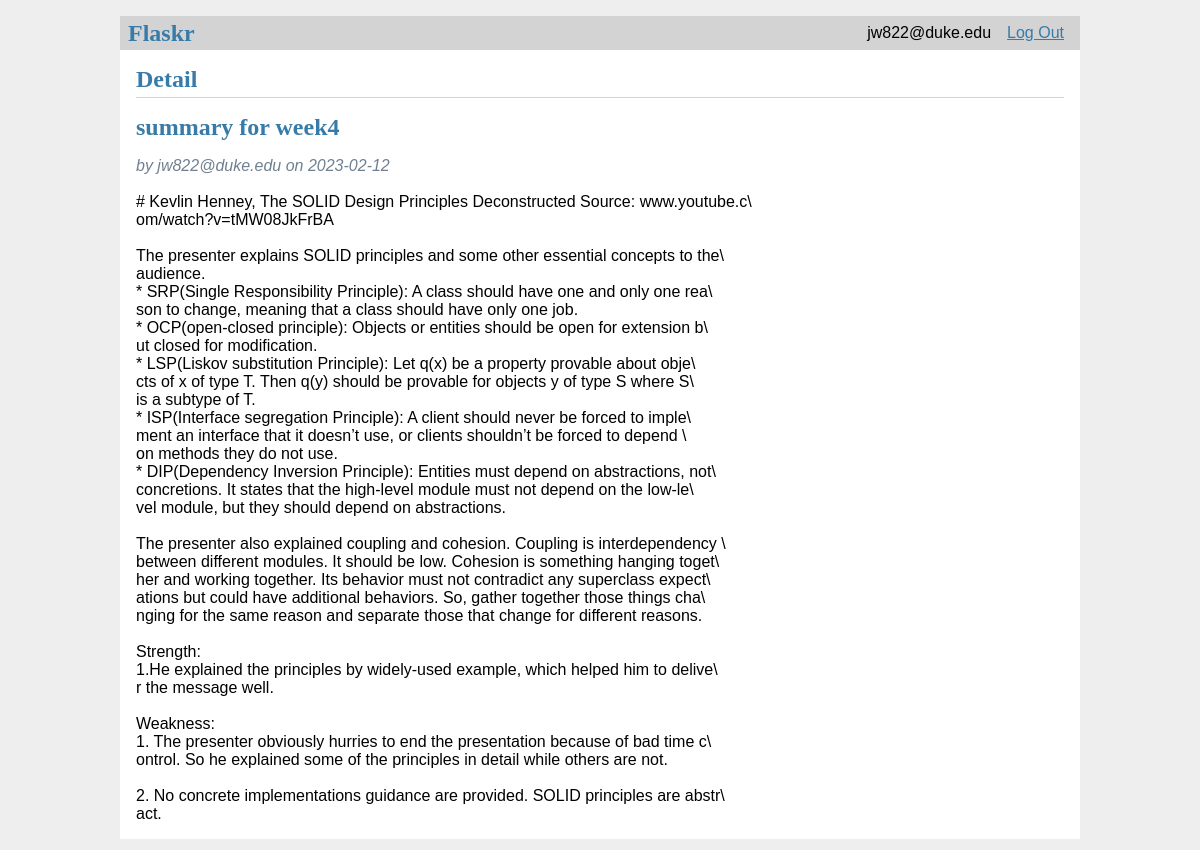
Page /2/detail (signed in) on the committed database.
### tables this page shows
CREATE TABLE user (
  id INTEGER PRIMARY KEY AUTOINCREMENT,
  username TEXT UNIQUE NOT NULL,
  password TEXT NOT NULL
);

CREATE TABLE post (
  id INTEGER PRIMARY KEY AUTOINCREMENT,
  author_id INTEGER NOT NULL,
  created TIMESTAMP NOT NULL DEFAULT CURRENT_TIMESTAMP,
  title TEXT NOT NULL,
  body TEXT NOT NULL,
  FOREIGN KEY (author_id) REFERENCES user (id)
);

### flaskr/blog.py (the view)
@bp.route('/<int:id>/detail', methods=('GET', 'POST'))
def detail(id):
    post = get_post(id)
    return render_template('blog/detail.html',post=post)

### flaskr/auth.py (called while the page is built)
@bp.before_app_request
def load_logged_in_user():
    user_id = session.get('user_id')
    if user_id is None:
        g.user = None
    else:
        g.user = get_db().execute(
            'SELECT * FROM user WHERE id = ?', (user_id,)
        ).fetchone()

### flaskr/blog.py (called while the page is built)
def get_post(id, check_author=True):
    post = get_db().execute(
        'SELECT p.id, title, body, created, author_id, username'
        ' FROM post p JOIN user u ON p.author_id = u.id'
        ' WHERE p.id = ?',
        (id,)
    ).fetchone()
    if post is None:
        abort(404, f"Post id {id} doesn't exist.")
    if check_author and post['author_id'] != g.user['id']:
        abort(403)
    return post

### flaskr/db.py (called while the page is built)
def get_db():
    if 'db' not in g:
        g.db = sqlite3.connect(#jw822,OCP violated, Suppose I'm going to use another type of database like Mysql, I need to write 'if else' statement. So, a better practice is to define an DatabaseConnectionInterface.
            current_app.config['DATABASE'],
            detect_types=sqlite3.PARSE_DECLTYPES
        )
        g.db.row_factory = sqlite3.Row
    return g.db

### flaskr/templates/blog/detail.html (shortened to what this page needs)
{% extends 'base.html' %}
{% block header %}
<h1>Detail</h1>
{% endblock %}
{% block content %}
    <div class="post">
      <h1>{{ post.title }}</h1>
      <div class="about">by {{ post['username'] }} on {{ post['created'].strftime('%Y-%m-%d') }}</div>
        <div class="body">
            {{ post.body }}
        </div>
    </div>
{% endblock %}

### flaskr/templates/base.html (shortened to what this page needs)
<!doctype html>
<link rel="stylesheet" href="{{ url_for('static', filename='style.css') }}">
<nav>
  <h1>Flaskr</h1>
  <ul>
    {% if g.user %}
      <li><span>{{ g.user['username'] }}</span>
      <li><a href="{{ url_for('auth.logout') }}">Log Out</a>
    {% else %}
      <li><a href="{{ url_for('auth.register') }}">Register</a>
      <li><a href="{{ url_for('auth.login') }}">Log In</a>
    {% endif %}
  </ul>
</nav>
<section class="content">
  <header>
    {% block header %}{% endblock %}
  </header>
  {% block content %}{% endblock %}
</section>

### flaskr/static/style.css (style rules this page uses)
h1 { font-family: serif; color: #377ba8; margin: 1rem 0; }
a { color: #377ba8; }
nav { background: lightgray; display: flex; align-items: center; padding: 0 0.5rem; }
nav h1 { flex: auto; margin: 0; }
nav ul { display: flex; list-style: none; margin: 0; padding: 0; }
nav ul li a, nav ul li span, header .action { display: block; padding: 0.5rem; }
.content { padding: 0 1rem 1rem; }
.content > header { border-bottom: 1px solid lightgray; display: flex; align-items: flex-end; }
.content > header h1 { flex: auto; margin: 1rem 0 0.25rem 0; }
.post .about { color: slategray; font-style: italic; }
.post .body { white-space: pre-line; }
.content:last-child { margin-bottom: 0; }

### rows in the picture
user: user.username "jw822@duke.edu", username "jw822@duke.edu"
post: title "summary for week4", created "2023-02-12", body "# Kevlin Henney, The SOLID Design Principles Deconstructed Source: www.youtube.c\\ om/watch?v=tMW08JkFrBA The presenter explains SOLID principles and some other essential concepts to the\\ audience. * SRP(Single Responsibility Principle): A class should have one and only one rea\\ son to change, meaning that a class should have only one job. * OCP(open-closed principle): Objects or entities should be open for extension b\\ ut closed for modification. * LSP(Liskov substitution Principle): Let q(x) be a property provable about obje\\ cts of x of type T. Then q(y) should be provable for objects y of type S where S\\ is a subtype of T. * ISP(Interface segregation Principle): A client should never be…"
